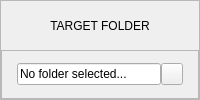
                      <widget class="QFrame" name="frame_targetFolder">
                       <property name="minimumSize">
                        <size>
                         <width>0</width>
                         <height>80</height>
                        </size>
                       </property>
                       <property name="frameShape">
                        <enum>QFrame::StyledPanel</enum>
                       </property>
                       <property name="frameShadow">
                        <enum>QFrame::Raised</enum>
                       </property>
                       <layout class="QVBoxLayout" name="verticalLayout_22">
                        <property name="spacing">
                         <number>0</number>
                        </property>
                        <property name="leftMargin">
                         <number>0</number>
                        </property>
                        <property name="topMargin">
                         <number>0</number>
                        </property>
                        <property name="rightMargin">
                         <number>0</number>
                        </property>
                        <property name="bottomMargin">
                         <number>0</number>
                        </property>
                        <item>
                         <layout class="QVBoxLayout" name="verticalLayout_21">
                          <property name="spacing">
                           <number>0</number>
                          </property>
                          <item>
                           <widget class="QLabel" name="title_targetFolder">
                            <property name="minimumSize">
                             <size>
                              <width>0</width>
                              <height>36</height>
                             </size>
                            </property>
                            <property name="text">
                             <string>TARGET FOLDER</string>
                            </property>
                            <property name="alignment">
                             <set>Qt::AlignCenter</set>
                            </property>
                            <property name="isFolderTitle" stdset="0">
                             <bool>true</bool>
                            </property>
                           </widget>
                          </item>
                          <item>
                           <widget class="QFrame" name="row_targetFolder">
                            <property name="frameShape">
                             <enum>QFrame::StyledPanel</enum>
                            </property>
                            <property name="frameShadow">
                             <enum>QFrame::Raised</enum>
                            </property>
                            <layout class="QHBoxLayout" name="horizontalLayout_9">
                             <property name="spacing">
                              <number>0</number>
                             </property>
                             <property name="topMargin">
                              <number>0</number>
                             </property>
                             <property name="bottomMargin">
                              <number>0</number>
                             </property>
                             <item>
                              <layout class="QHBoxLayout" name="horizontalLayout_8">
                               <property name="spacing">
                                <number>0</number>
                               </property>
                               <item>
                                <widget class="QWidget" name="widget_2" native="true">
                                 <property name="minimumSize">
                                  <size>
                                   <width>0</width>
                                   <height>0</height>
                                  </size>
                                 </property>
                                 <layout class="QHBoxLayout" name="horizontalLayout_20">
                                  <property name="spacing">
                                   <number>0</number>
                                  </property>
                                  <property name="leftMargin">
                                   <number>6</number>
                                  </property>
                                  <property name="topMargin">
                                   <number>10</number>
                                  </property>
                                  <property name="rightMargin">
                                   <number>6</number>
                                  </property>
                                  <property name="bottomMargin">
                                   <number>10</number>
                                  </property>
                                  <item>
                                   <layout class="QHBoxLayout" name="horizontalLayout_11">
                                    <property name="spacing">
                                     <number>0</number>
                                    </property>
                                    <item>
                                     <widget class="QLineEdit" name="input_targetFolder">
                                      <property name="minimumSize">
                                       <size>
                                        <width>0</width>
                                        <height>22</height>
                                       </size>
                                      </property>
                                      <property name="text">
                                       <string>No folder selected...</string>
                                      </property>
                                      <property name="readOnly">
                                       <bool>true</bool>
                                      </property>
                                     </widget>
                                    </item>
                                    <item>
                                     <widget class="QPushButton" name="btn_browseTargetFolder">
                                      <property name="minimumSize">
                                       <size>
                                        <width>22</width>
                                        <height>22</height>
                                       </size>
                                      </property>
                                      <property name="maximumSize">
                                       <size>
                                        <width>22</width>
                                        <height>22</height>
                                       </size>
                                      </property>
                                      <property name="text">
                                       <string/>
                                      </property>
                                      <property name="iconSize">
                                       <size>
                                        <width>12</width>
                                        <height>12</height>
                                       </size>
                                      </property>
                                     </widget>
                                    </item>
                                   </layout>
                                  </item>
                                 </layout>
                                </widget>
                               </item>
                              </layout>
                             </item>
                            </layout>
                           </widget>
                          </item>
                         </layout>
                        </item>
                       </layout>
                      </widget>
